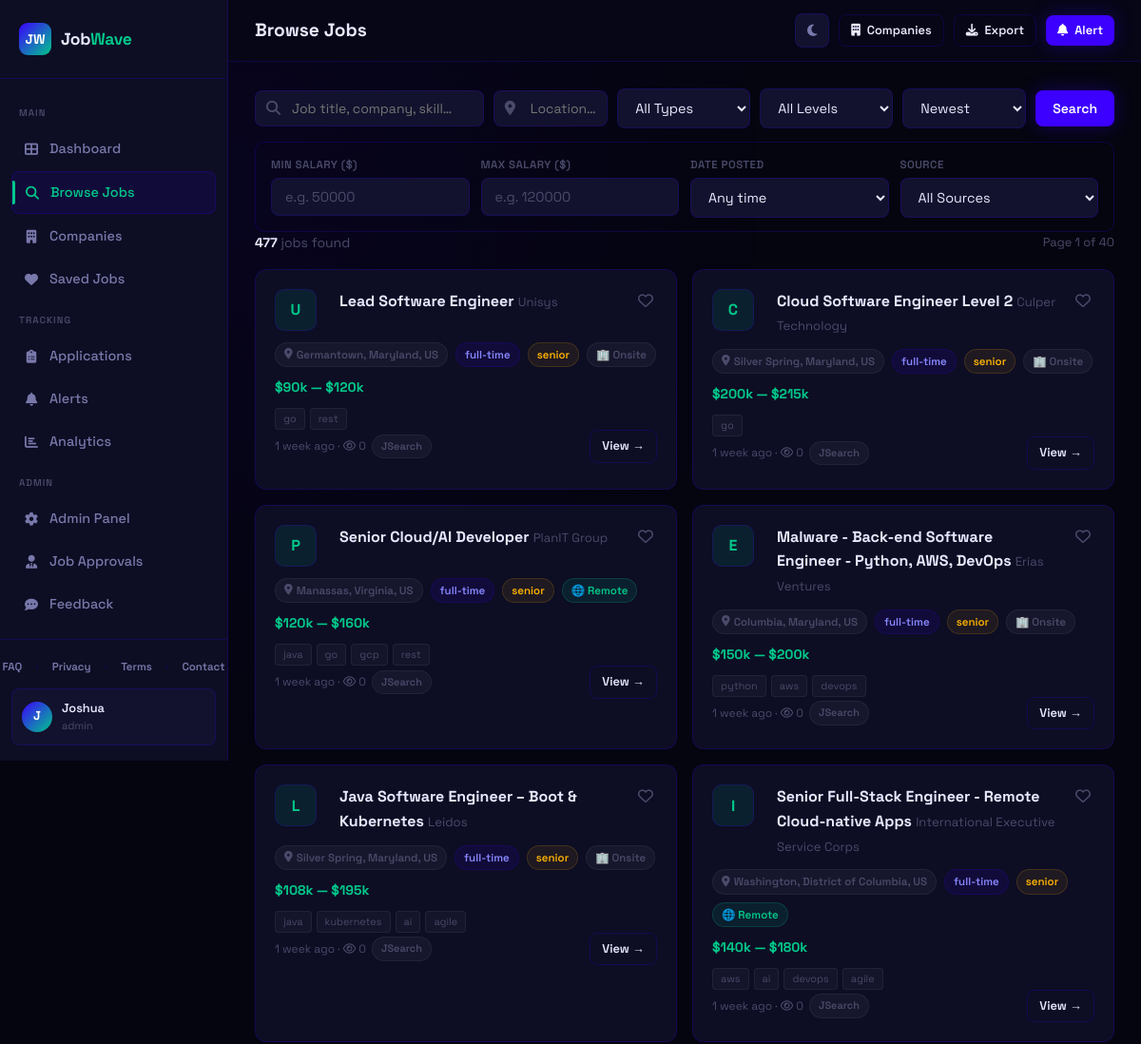
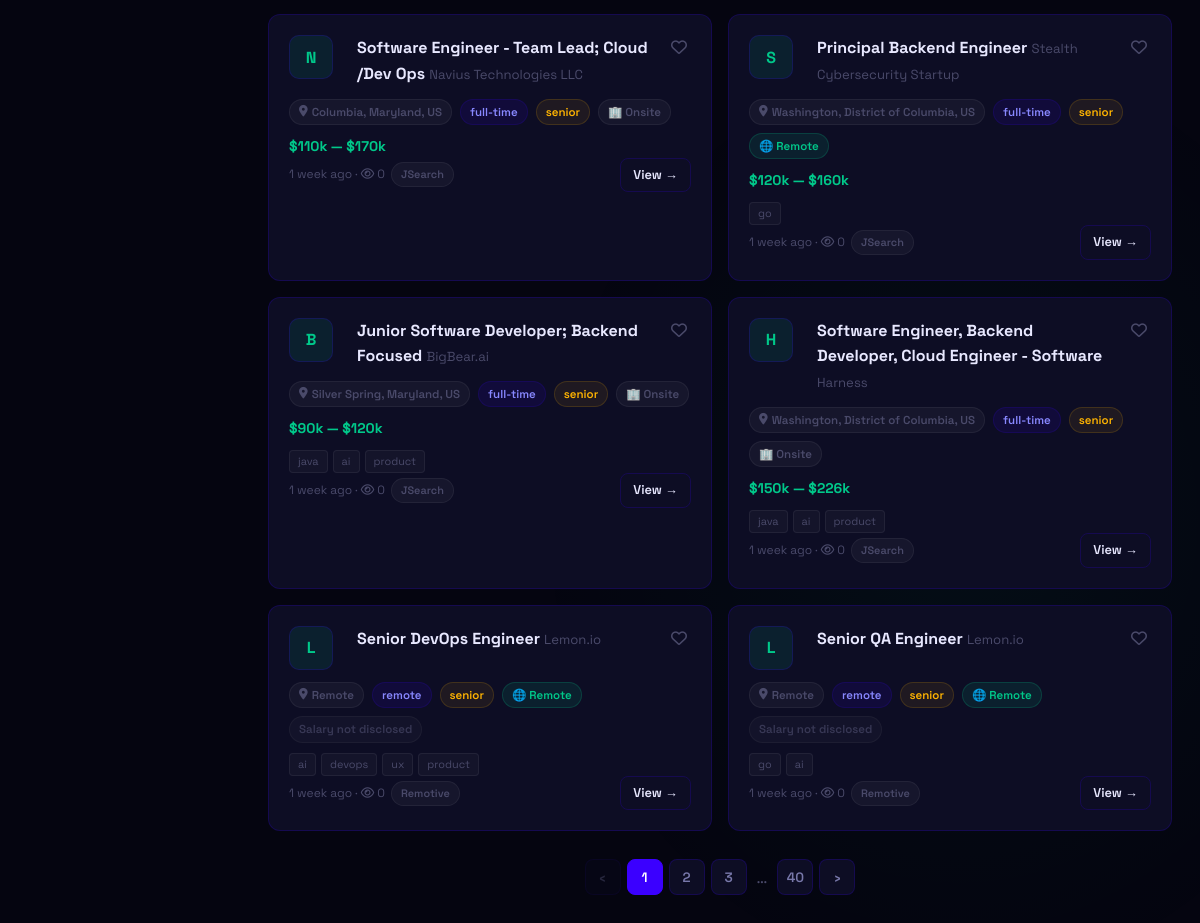
Page /jobs (signed in) on the earlier database version (2 pictures, top to bottom).
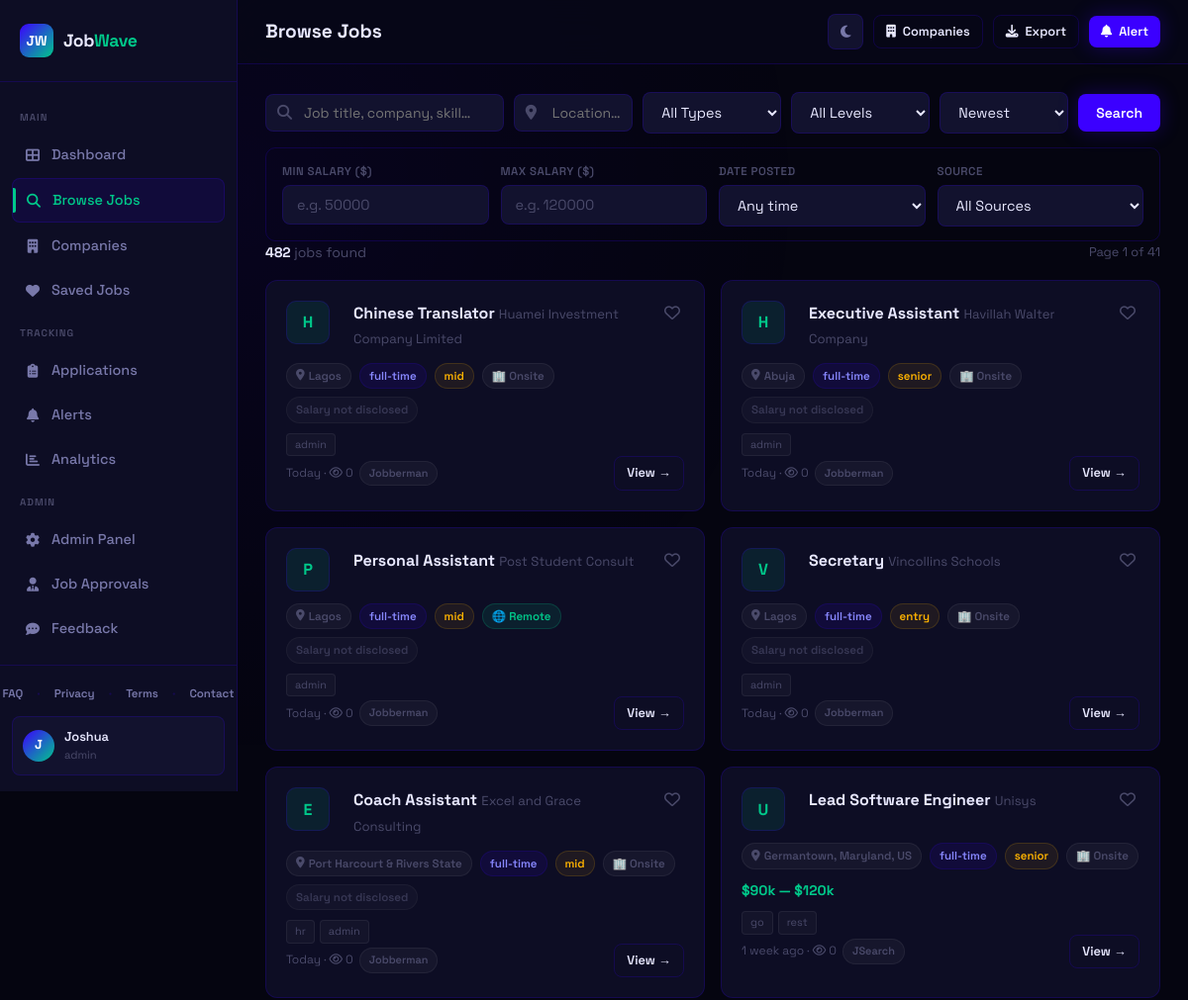
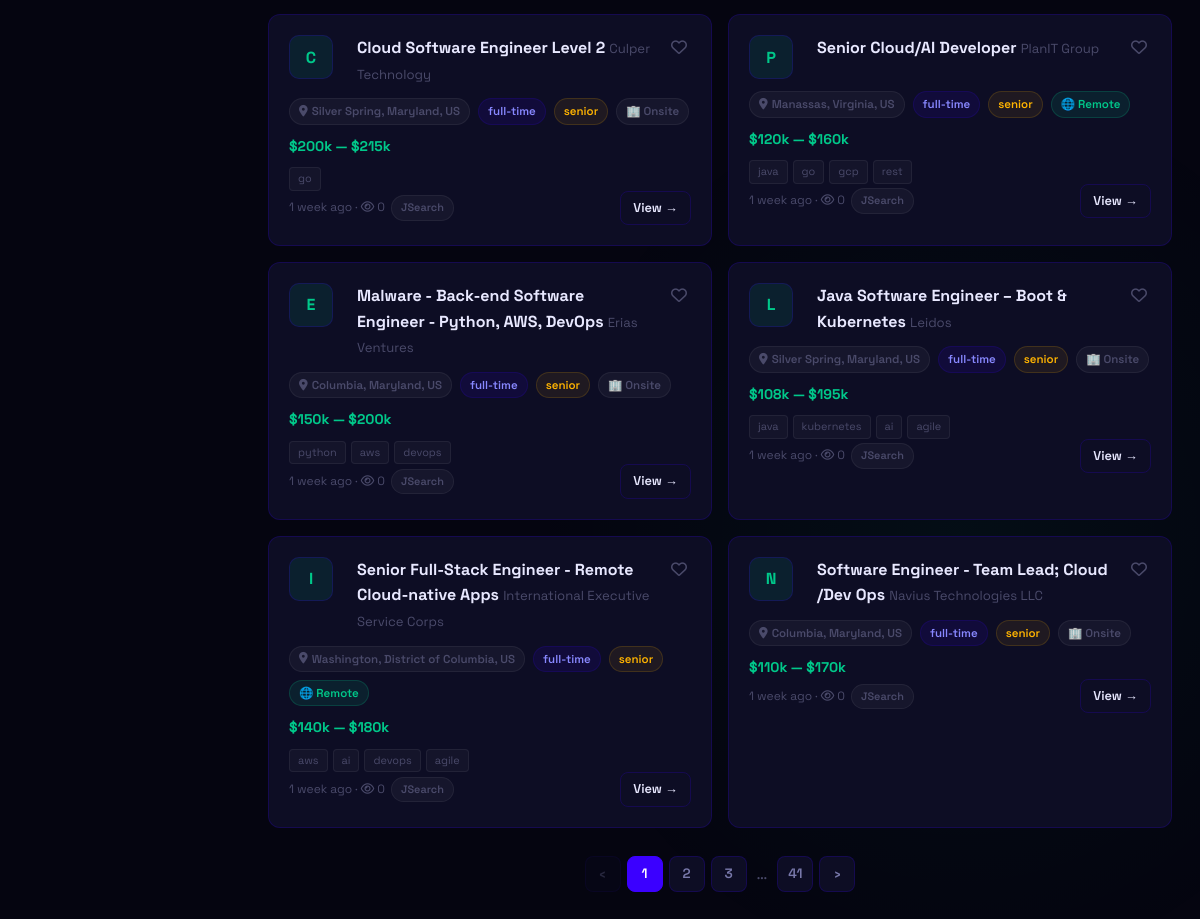
Same page on the later database version (2 pictures, top to bottom).
### app.py (models this page shows)
class Job(db.Model):
    id = db.Column(db.Integer, primary_key=True)
    title = db.Column(db.String(500), nullable=False)
    company = db.Column(db.String(300), nullable=False)
    location = db.Column(db.String(200))
    job_type = db.Column(db.String(50))          # full-time | part-time | remote | contract
    experience = db.Column(db.String(50))         # entry | mid | senior
    salary_min = db.Column(db.Integer)
    salary_max = db.Column(db.Integer)
    description = db.Column(db.Text)
    requirements = db.Column(db.Text)
    source = db.Column(db.String(100))
    source_url = db.Column(db.String(500))
    source_id = db.Column(db.String(200), unique=True)  # duplicate detection
    tags = db.Column(db.String(500))
    is_active = db.Column(db.Boolean, default=True)
    scraped_at = db.Column(db.DateTime, default=datetime.utcnow)
    posted_at = db.Column(db.DateTime)
    views = db.Column(db.Integer, default=0)
    posted_to_whatsapp = db.Column(db.Boolean, default=False)
    posted_by_user_id = db.Column(db.Integer, db.ForeignKey('user.id'), nullable=True)
    approval_status = db.Column(db.String(20), default='approved')  # pending | approved | rejected
    rejection_reason = db.Column(db.String(500))
    posted_to_telegram = db.Column(db.Boolean, default=False)
    validation_warnings = db.Column(db.String(500))  # comma-separated
    company_logo_data = db.Column(db.Text)  # employer-uploaded logo, data URI
    @property
    def work_arrangement(self):
        text = f"{self.job_type or ''} {self.location or ''} {(self.description or '')[:300]}".lower()
        if 'hybrid' in text:
            return 'Hybrid'
        if 'remote' in text or self.job_type == 'remote':
            return 'Remote'
        return 'Onsite'
    @property
    def posted_ago(self):
        if not self.scraped_at:
            return ''
        delta = datetime.utcnow() - self.scraped_at
        days = delta.days
        if days <= 0:
            return 'Today'
        if days == 1:
            return 'Yesterday'
        if days < 7:
            return f'{days} days ago'
        weeks = days // 7
        if weeks < 5:
            return f'{weeks} week{"s" if weeks != 1 else ""} ago'
        months = days // 30
        return f'{months} month{"s" if months != 1 else ""} ago'

### app.py (the view)
@app.route('/jobs')
@login_required
def jobs():
    q = request.args.get('q', '')
    location = request.args.get('location', '')
    job_type = request.args.get('type', '')
    experience = request.args.get('experience', '')
    salary_min = request.args.get('salary_min', type=int)
    salary_max = request.args.get('salary_max', type=int)
    date_posted = request.args.get('date_posted', '')  # 1d | 7d | 30d
    source = request.args.get('source', '')
    sort = request.args.get('sort', 'newest')
    page = request.args.get('page', 1, type=int)
    query = Job.query.filter_by(is_active=True)
    if q:
        search = f'%{q}%'
        query = query.filter(
            db.or_(Job.title.ilike(search), Job.company.ilike(search),
                   Job.description.ilike(search), Job.tags.ilike(search))
        )
    if location:
        query = query.filter(Job.location.ilike(f'%{location}%'))
    if job_type:
        query = query.filter(Job.job_type == job_type)
    if experience:
        query = query.filter(Job.experience == experience)
    if salary_min:
        query = query.filter(Job.salary_min >= salary_min)
    if salary_max:
        query = query.filter(db.or_(Job.salary_max <= salary_max, Job.salary_max == None))
    if date_posted:
        days_map = {'1d': 1, '7d': 7, '30d': 30}
        days = days_map.get(date_posted)
        if days:
            cutoff = datetime.utcnow() - timedelta(days=days)
            query = query.filter(Job.scraped_at >= cutoff)
    if source:
        query = query.filter(Job.source == source)
    if sort == 'salary':
        query = query.order_by(Job.salary_max.desc())
    elif sort == 'oldest':
        query = query.order_by(Job.scraped_at.asc())
    else:
        query = query.order_by(Job.scraped_at.desc())
    pagination = query.paginate(page=page, per_page=12, error_out=False)
    sources = [r[0] for r in db.session.query(Job.source).distinct().all() if r[0]]
    saved_ids = {s.job_id for s in SavedJob.query.filter_by(user_id=current_user.id).all()}
    applied_ids = {a.job_id for a in Application.query.filter_by(user_id=current_user.id).all()}
    collections = Collection.query.filter_by(user_id=current_user.id).all()
    return render_template('jobs.html', jobs=pagination.items, pagination=pagination,
                           sources=sources, saved_ids=saved_ids, applied_ids=applied_ids,
                           collections=collections,
                           q=q, location=location, job_type=job_type,
                           experience=experience, salary_min=salary_min,
                           salary_max=salary_max, date_posted=date_posted,
                           source=source, sort=sort)

### app.py (called while the page is built)
@login_manager.user_loader
def load_user(user_id):
    return User.query.get(int(user_id))

@app.before_request
def enforce_onboarding():
    if not current_user.is_authenticated:
        return
    if request.endpoint in PUBLIC_ENDPOINTS or request.endpoint is None:
        return
    if request.endpoint.startswith('static'):
        return
    if current_user.role not in ('user', 'employer', 'admin'):
        return redirect(url_for('choose_account_type'))

def guess_company_domain(company):
    if not company or company.strip().lower() == 'unknown':
        return None
    name = company.lower()
    for suffix in [' limited', ' ltd', ' llc', ' inc', ' incorporated', ' corp',
                   ' corporation', ' plc', ' gmbh', ' co.', ' company', ' group', ' llp']:
        if name.endswith(suffix):
            name = name[:-len(suffix)]
    name = re.sub(r'[^a-z0-9]', '', name)
    if not name or len(name) < 2:
        return None
    return f"{name}.com"

def company_logo_url(company):
    domain = guess_company_domain(company)
    if not domain:
        return None
    return f"https://logo.clearbit.com/{domain}?size=128"

    @property
    def is_authenticated(self): return True

### templates/jobs.html (shortened to what the changed rows need)
{% extends 'base.html' %}
{% block page_title %}Browse Jobs{% endblock %}
{% block content %}
<div class="results-header">
  <div style="font-size:0.875rem;color:var(--text-muted);">
    <strong style="color:var(--text);">{{ pagination.total }}</strong> jobs found
  </div>
  <div style="font-size:0.8rem;color:var(--text-muted);">
    Page {{ pagination.page }} of {{ pagination.pages }}
  </div>
</div>
{% if jobs %}
<div class="jobs-grid stagger">
  {% for job in jobs %}
  <div class="job-card">
    <div class="job-card-header">
      <a href="/company/{{ job.company|urlencode }}" class="company-logo" title="View {{ job.company }} jobs" style="text-decoration:none;position:relative;overflow:hidden;">
        {{ company_logo_html(job) }}
      </a>
      <div style="flex:1;min-width:0;padding-left:12px;">
        <a href="{{ url_for('job_detail', job_id=job.id) }}" class="job-title" style="color:var(--text);">{{ job.title }}</a>
        <a href="/company/{{ job.company|urlencode }}" class="job-company" style="color:var(--text-muted);text-decoration:none;">{{ job.company }}</a>
      </div>
      <div style="display:flex;gap:6px;align-items:center;">
        <button class="save-btn {% if job.id in saved_ids %}saved{% endif %}" data-job-id="{{ job.id }}">
          <i class="fa-{% if job.id in saved_ids %}solid{% else %}regular{% endif %} fa-heart"></i>
        </button>
      </div>
    </div>
    <div class="job-meta">
      {% if job.location %}<span class="badge badge-gray"><i class="fa-solid fa-location-dot"></i> {{ job.location }}</span>{% endif %}
      <span class="badge badge-indigo">{{ job.job_type or 'full-time' }}</span>
      {% if job.experience %}<span class="badge badge-amber">{{ job.experience }}</span>{% endif %}
      {% set arrangement = job.work_arrangement %}
      <span class="badge {% if arrangement == 'Remote' %}badge-mint{% elif arrangement == 'Hybrid' %}badge-amber{% else %}badge-gray{% endif %}">
        {% if arrangement == 'Remote' %}🌐{% elif arrangement == 'Hybrid' %}🔀{% else %}🏢{% endif %} {{ arrangement }}
      </span>
      {% if not job.salary_min %}
      <span class="badge badge-gray" style="opacity:0.7;"> Salary not disclosed</span>
      {% endif %}
    </div>
    {% if job.salary_min %}
    <div class="job-salary">${{ '{:,.0f}'.format(job.salary_min/1000) }}k — ${{ '{:,.0f}'.format(job.salary_max/1000) }}k</div>
    {% endif %}
    {% if job.tags %}
    <div class="job-tags">
      {% for tag in job.tags.split(',')[:4] %}
      <span class="tag">{{ tag.strip() }}</span>
      {% endfor %}
    </div>
    {% endif %}
    <a href="{{ url_for('job_detail', job_id=job.id) }}" class="job-card-link">
      <div style="display:flex;align-items:center;gap:6px;flex-wrap:wrap;">
        <span class="job-time"> {{ job.posted_ago }} · <i class="fa-regular fa-eye"></i> {{ job.views }} </span>
        <span class="badge badge-gray" style="font-size:0.68rem;"> {{ job.source }} </span>
      </div>
      <span class="btn btn-outline btn-sm">View →</span>
    </a>
  </div>
  {% endfor %}
</div>
<div class="pagination">
  {% if pagination.has_prev %}
  <a href="{{ url_for('jobs', q=q, location=location, type=job_type, experience=experience, source=source, sort=sort, salary_min=salary_min, salary_max=salary_max, date_posted=date_posted, page=pagination.prev_num) }}" class="page-btn">‹</a>
  {% else %}<span class="page-btn disabled">‹</span>{% endif %}
  {% for page_num in pagination.iter_pages(left_edge=1, right_edge=1, left_current=2, right_current=2) %}
    {% if page_num %}
    <a href="{{ url_for('jobs', q=q, location=location, type=job_type, experience=experience, source=source, sort=sort, salary_min=salary_min, salary_max=salary_max, date_posted=date_posted, page=page_num) }}" class="page-btn {% if page_num == pagination.page %}active{% endif %}">{{ page_num }}</a>
    {% else %}<span style="color:var(--text-muted);padding:0 4px;">…</span>{% endif %}
  {% endfor %}
  {% if pagination.has_next %}
  <a href="{{ url_for('jobs', q=q, location=location, type=job_type, experience=experience, source=source, sort=sort, salary_min=salary_min, salary_max=salary_max, date_posted=date_posted, page=pagination.next_num) }}" class="page-btn">›</a>
  {% else %}<span class="page-btn disabled">›</span>{% endif %}
</div>
{% endif %}
{% endblock %}

Differences in the rows shown:
no longer on this page (row unchanged): Job: company+company_logo_data "S", title "Principal Backend Engineer", company "Stealth Cybersecurity Startup", location "Washington, District of Columbia, US", job_type "full-time", experience "senior", arrangement "Remote", job.salary_min/1000 "120", job.salary_max/1000 "160", strip "go", posted_ago "1 week ago", views "0", source "JSearch"
no longer on this page (row unchanged): Job: company+company_logo_data "B", title "Junior Software Developer; Backend Focused", company "BigBear.ai", location "Silver Spring, Maryland, US", job_type "full-time", experience "senior", arrangement "Onsite", job.salary_min/1000 "90", job.salary_max/1000 "120", strip "java" "ai" "product", posted_ago "1 week ago", views "0", source "JSearch", shown under "Browse Jobs"
no longer on this page (row unchanged): Job: company+company_logo_data "H", title "Software Engineer, Backend Developer, Cloud Engineer - Software", company "Harness", location "Washington, District of Columbia, US", job_type "full-time", experience "senior", arrangement "Onsite", job.salary_min/1000 "150", job.salary_max/1000 "226", strip "java" "ai" "product", posted_ago "1 week ago", views "0", source "JSearch", shown under "Browse Jobs"
no longer on this page (row unchanged): Job: company+company_logo_data "L", title "Senior DevOps Engineer", company "Lemon.io", location "Remote", job_type "remote", experience "senior", arrangement "Remote", shows "Salary not disclosed", strip "ai" "devops" "ux" "product", posted_ago "1 week ago", views "0", source "Remotive", shown under "Browse Jobs"
no longer on this page (row unchanged): Job: company+company_logo_data "L", title "Senior QA Engineer", company "Lemon.io", location "Remote", job_type "remote", experience "senior", arrangement "Remote", shows "Salary not disclosed", strip "go" "ai", posted_ago "1 week ago", views "0", source "Remotive", shown under "Browse Jobs"
added Job: company+company_logo_data "H", title "Chinese Translator", company "Huamei Investment Company Limited", location "Lagos", job_type "full-time", experience "mid", arrangement "Onsite", shows "Salary not disclosed", strip "admin", posted_ago "Today", views "0", source "Jobberman"
added Job: company+company_logo_data "H", title "Executive Assistant", company "Havillah Walter Company", location "Abuja", job_type "full-time", experience "senior", arrangement "Onsite", shows "Salary not disclosed", strip "admin", posted_ago "Today", views "0", source "Jobberman"
added Job: company+company_logo_data "P", title "Personal Assistant", company "Post Student Consult", location "Lagos", job_type "full-time", experience "mid", arrangement "Remote", shows "Salary not disclosed", strip "admin", posted_ago "Today", views "0", source "Jobberman"
added Job: company+company_logo_data "V", title "Secretary", company "Vincollins Schools", location "Lagos", job_type "full-time", experience "entry", arrangement "Onsite", shows "Salary not disclosed", strip "admin", posted_ago "Today", views "0", source "Jobberman"
added Job: company+company_logo_data "E", title "Coach Assistant", company "Excel and Grace Consulting", location "Port Harcourt & Rivers State", job_type "full-time", experience "mid", arrangement "Onsite", shows "Salary not disclosed", strip "hr" "admin", posted_ago "Today", views "0", source "Jobberman", shown under "Browse Jobs"
Other differences:
{{ pagination.total }}: "477" → "482"
{{ pagination.pages }}: "40" → "41"
new list line: "41"
list line gone: "40"
